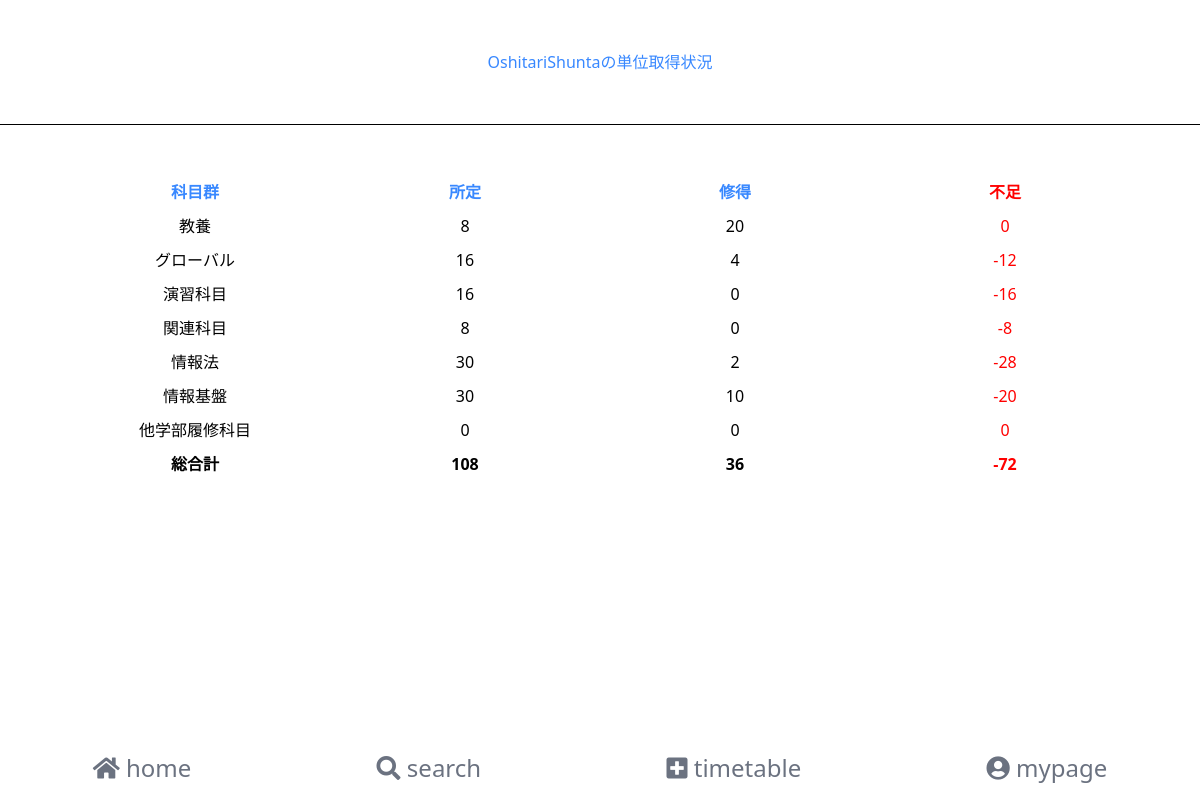
The page /display_credit/ (signed in) on the database its author committed.
### credit_calculator/models.py (models this page shows)
class Genre(models.Model):
    name = models.CharField(max_length=20)  # 科目群の名前
    credit_minimum = models.IntegerField(default=0)  # 最低単位数

### credit_calculator/views.py (the view)
# urls.py: path('display_credit/', views.display_credit, name="display_calculator"),
def display_credit(request):
    genres = Genre.objects.all()
    timetables = Timetable.objects.all()
    genre_course_counts = []
    credit_total = 0
    difference_total = 0
    minimum_total = 0
    for genre in genres:
        minimum_total += genre.credit_minimum
        course_count = CourseSchedule.objects.filter(course__genre=genre, timetable__isnull=False).count()
        credit_sum = genre.courses.filter(schedules__timetable__isnull=False).aggregate(total_credits=Sum('credit_number')).get('total_credits')
        credit_sum = 0 if credit_sum is None else credit_sum
        credit_total += credit_sum
        difference =  credit_sum - genre.credit_minimum
        if difference > 0:
            difference = 0
        difference_total = credit_total - minimum_total
        genre_course_counts.append({
            'genre': genre,
            'course_count': course_count,
            'name': genre.name,
            'credit_minimum': genre.credit_minimum,
            'sum': credit_sum,
            'credit_total': credit_total,
            'difference': difference,
            'difference_total': difference_total,
            'minimum_total': minimum_total
        })
    context = {
        'genres': genres,
        'timetables': timetables,
        'genres': genre_course_counts,
        'credit_total': credit_total,
        'difference_total': difference_total,
        'minimum_total': minimum_total
    }
    return render(request, 'display_credit.html', context)

### credit_calculator/context_processors.py (called while the page is built)
def url_name(request):
    return {'url_name': request.resolver_match.url_name}

### templates/display_credit.html (shortened to what this page needs)
{% extends "base.html" %}
{% block content %}
    <h1>{{request.user}}の単位取得状況</h1>
    <table>
      <tr>
        <th>科目群</th>
        <th>所定</th>
        <th>修得</th>
        <th class="husoku">不足</th>
      </tr>
      {% for genre in genres %}
      <tr>
        <td>{{ genre.name }}</td>
        <td>{{ genre.credit_minimum }}</td>
        <td>{{ genre.sum }}</td>
        <td class="husoku">{{ genre.difference}}</td>
      </tr>
      {% endfor %}
      <tr>
        <th class="last">総合計</th>
        <th class="last">{{ minimum_total }}</th>
        <th class="last">{{ credit_total }}</th>
        <th class="husoku">{{ difference_total }}</th>
      </tr>
    </table>
{% endblock %}

### templates/display_credit.html (style rules this page uses)
body { width: 100%; }
h1 { color: #3888ff; text-align: center; padding: 50px 0; border-bottom: 1px solid black; }
table { width: 90%; margin: 50px auto; }
th { width: 5%; padding: 5px 0; color: #3888ff; }
.husoku { width: 5%; padding: 5px 0; color: red; }
td { text-align: center; padding: 5px 0; }
.last { color: black; }

### rows shown on the page
Genre: name "教養", credit_minimum "8", sum "20", difference "0"
Genre: name "グローバル", credit_minimum "16", sum "4", difference "-12"
Genre: name "演習科目", credit_minimum "16", sum "0", difference "-16"
Genre: name "関連科目", credit_minimum "8", sum "0", difference "-8"
Genre: name "情報法", credit_minimum "30", sum "2", difference "-28"
Genre: name "情報基盤", credit_minimum "30", sum "10", difference "-20"
Genre: name "他学部履修科目", credit_minimum "0", sum "0", difference "0"

### other values the page prints
{{ request.user }} "OshitariShunta"
{{ minimum_total }} "108"
{{ credit_total }} "36"
{{ difference_total }} "-72"
